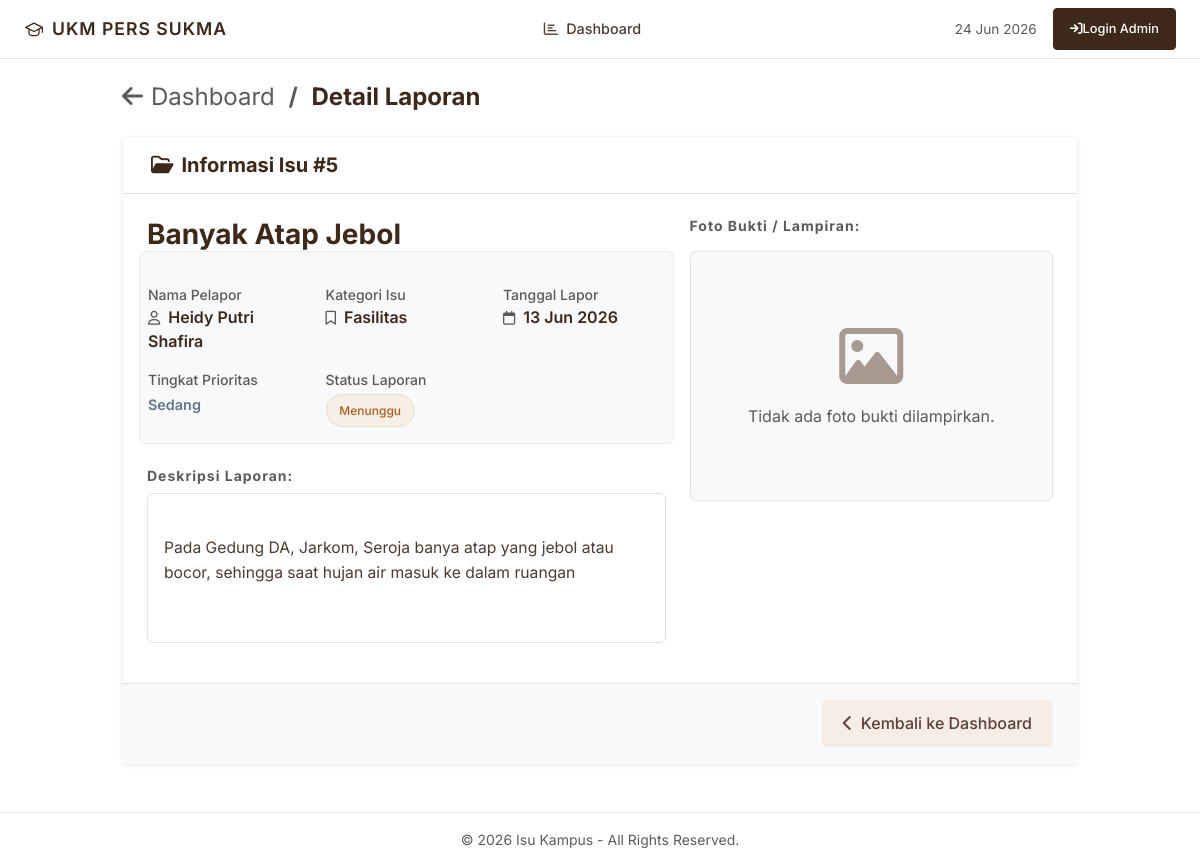
The page /detail.php?id=5 on the database its author committed.
### tables this page shows
CREATE TABLE `isu` (
  `id_isu` int(11) NOT NULL AUTO_INCREMENT,
  `id_mahasiswa` int(11) DEFAULT NULL,
  `id_kategori` int(11) NOT NULL,
  `judul_isu` varchar(200) NOT NULL,
  `deskripsi` text NOT NULL,
  `tanggal_lapor` date NOT NULL,
  `nama_pelapor` varchar(100) DEFAULT NULL,
  `status_isu` varchar(20) DEFAULT NULL,
  `prioritas` varchar(20) DEFAULT NULL,
  `foto` varchar(255) DEFAULT NULL,
  `tanggal` timestamp NOT NULL DEFAULT current_timestamp(),
  PRIMARY KEY (`id_isu`),
  KEY `id_mahasiswa` (`id_mahasiswa`),
  KEY `id_kategori` (`id_kategori`),
  CONSTRAINT `isu_ibfk_1` FOREIGN KEY (`id_mahasiswa`) REFERENCES `mahasiswa` (`id_mahasiswa`),
  CONSTRAINT `isu_ibfk_2` FOREIGN KEY (`id_kategori`) REFERENCES `kategori_isu` (`id_kategori`)
);

CREATE TABLE `kategori_isu` (
  `id_kategori` int(11) NOT NULL AUTO_INCREMENT,
  `nama_kategori` varchar(100) NOT NULL,
  PRIMARY KEY (`id_kategori`)
);

### detail.php (the view, shortened to what this page needs)
<?php
include 'koneksi.php';
$id = mysqli_real_escape_string($koneksi, $_GET['id']);
$query = mysqli_query($koneksi, "
    SELECT isu.*, kategori_isu.nama_kategori
    FROM isu
    JOIN kategori_isu ON isu.id_kategori = kategori_isu.id_kategori
    WHERE isu.id_isu = '$id'
");
$data = mysqli_fetch_assoc($query);
include 'includes/header.php';
include 'includes/sidebar.php';
$statusText = $data['status_isu'] ?? 'Menunggu';
$statusClass = 'badge-status-menunggu';
$priorityText = $data['prioritas'] ?? 'Sedang';
?>
<div class="row justify-content-center">
    <div class="col-12 col-xl-10">
        <div class="d-flex justify-content-between align-items-center mb-4">
            <h4 class="text-navy fw-bold m-0">
                <a href="index.php" class="text-decoration-none text-muted fw-normal"><i class="fa-solid fa-arrow-left me-2"></i>Dashboard</a>
                <span class="text-muted mx-2">/</span> Detail Laporan
            </h4>
        </div>
        <div class="card-custom shadow-sm mb-4">
            <div class="card-header-custom bg-white border-bottom py-3">
                <h5 class="fw-bold m-0"><i class="fa-regular fa-folder-open me-2 text-primary"></i>Informasi Isu #<?= $data['id_isu']; ?></h5>
            </div>
            <div class="card-body-custom p-4">
                <div class="row g-4">
                    <div class="col-12 col-md-7">
                        <h3 class="fw-bold text-navy mb-3"><?= htmlspecialchars($data['judul_isu']); ?></h3>
                        <div class="row g-3 mb-4 py-3 bg-light rounded border border-light-subtle">
                            <div class="col-6 col-sm-4">
                                <span class="d-block text-muted small fw-medium">Nama Pelapor</span>
                                <span class="fw-semibold text-navy"><i class="fa-regular fa-user text-muted me-1 small"></i> <?= htmlspecialchars($data['nama_pelapor'] ?: 'Anonim'); ?></span>
                            </div>
                            <div class="col-6 col-sm-4">
                                <span class="d-block text-muted small fw-medium">Kategori Isu</span>
                                <span class="fw-semibold text-navy"><i class="fa-regular fa-bookmark text-muted me-1 small"></i> <?= htmlspecialchars($data['nama_kategori']); ?></span>
                            </div>
                            <div class="col-6 col-sm-4">
                                <span class="d-block text-muted small fw-medium">Tanggal Lapor</span>
                                <span class="fw-semibold text-navy"><i class="fa-regular fa-calendar text-muted me-1 small"></i> <?= date('d M Y', strtotime($data['tanggal_lapor'])); ?></span>
                            </div>
                            <div class="col-6 col-sm-4 mt-3">
                                <span class="d-block text-muted small fw-medium">Tingkat Prioritas</span>
                                <span class="text-plain-priority-sedang d-inline-block mt-1">
                                    <?= $priorityText; ?>
                                </span>
                            </div>
                            <div class="col-6 col-sm-4 mt-3">
                                <span class="d-block text-muted small fw-medium">Status Laporan</span>
                                <span class="badge-custom <?= $statusClass; ?> extra-small mt-1">
                                    <?= $statusText; ?>
                                </span>
                            </div>
                        </div>
                        <div class="mb-3">
                            <h6 class="fw-bold text-muted uppercase tracking-wide small">Deskripsi Laporan:</h6>
                            <div class="p-3 bg-white border rounded text-slate" style="white-space: pre-line; line-height: 1.6; font-size: 0.98rem; min-height: 150px;">
                                <?= htmlspecialchars($data['deskripsi']); ?>
                            </div>
                        </div>
                    </div>
                    <div class="col-12 col-md-5">
                        <h6 class="fw-bold text-muted uppercase tracking-wide small mb-3">Foto Bukti / Lampiran:</h6>
                        <div class="text-center p-3 border rounded bg-light d-flex align-items-center justify-content-center" style="min-height: 250px;">
                            <?php
                            $photoPath = 'uploads/' . $data['foto'];
                            if (!empty($data['foto']) && file_exists($photoPath)) {
                            ?>
                                <div class="photo-viewer shadow-sm bg-white p-2 rounded">
                                    <img src="<?= $photoPath; ?>" class="img-fluid rounded" style="max-height: 350px; object-fit: contain;" alt="Foto Bukti">
                                    <div class="mt-2 small text-muted text-center">
                                        <a href="<?= $photoPath; ?>" target="_blank" class="text-decoration-none text-primary fw-medium">
                                            <i class="fa-solid fa-up-right-from-square me-1"></i> Lihat Ukuran Penuh
                                        </a>
                                    </div>
                                </div>
                            <?php } else { ?>
                                <div class="text-muted p-4">
                                    <i class="fa-regular fa-image fa-4x mb-3 text-secondary-light d-block"></i>
                                    <span>Tidak ada foto bukti dilampirkan.</span>
                                </div>
                            <?php } ?>
                        </div>
                    </div>
                </div>
            </div>
            <div class="card-footer bg-light border-top py-3 text-end px-4">
                <a href="index.php" class="btn btn-secondary-custom">
                    <i class="fa-solid fa-chevron-left me-2"></i>Kembali ke Dashboard
                </a>
            </div>
        </div>
    </div>
</div>
<?php
include 'includes/footer.php';
?>

### assets/style.css (style rules this page uses)
:root { --primary-navy: #3d281a; --navy-sidebar: #3d281a; --navy-darker: #291a11; --royal-blue: #e6dccf; --royal-blue-hover: #d2c5b4; --ice-blue: #ffffff; --card-border-radius: 4px; --btn-border-radius: 4px; --soft-shadow: none; --card-shadow: none; --status-menunggu-bg: #f5efe6; --status-menunggu-text: #b05c1e; --status-menunggu-border: #e6dccf; --status-proses-bg: #ece7e1; --status-proses-text: #6d4c41; --status-proses-border: #cbd5e1; --status-selesai-bg: #e6f4ea; --status-selesai-text: #2e5a3c; --status-selesai-border: #a7f3d0; }
body { font-family: 'Inter', -apple-system, BlinkMacSystemFont, "Segoe UI", Roboto, sans-serif; background-color: var(--ice-blue); color: #4e3b30; min-height: 100vh; overflow-x: hidden; }
.text-secondary-light { color: #a89a90 !important; }
.card-custom { background-color: #ffffff; border: 1px solid #f1f5f9; border-radius: var(--card-border-radius); box-shadow: var(--soft-shadow); margin-bottom: 2rem; transition: box-shadow 0.2s ease; }
.card-header-custom { background-color: #ffffff; border-bottom: 1px solid #f1f5f9; padding: 1.5rem 1.75rem; border-top-left-radius: var(--card-border-radius) !important; border-top-right-radius: var(--card-border-radius) !important; }
.card-header-custom h5 { color: var(--primary-navy); font-weight: 700; margin: 0; }
.card-body-custom { padding: 1.75rem; }
.btn-secondary-custom { background-color: #f5ede6; border-color: #f5ede6; color: #5d4037; border-radius: var(--btn-border-radius); padding: 0.65rem 1.25rem; font-weight: 500; transition: all 0.2s ease; }
.badge-custom { padding: 0.4rem 0.8rem; font-weight: 500; font-size: 0.8rem; border-radius: 30px; display: inline-flex; align-items: center; justify-content: center; border: 1px solid transparent; }
.badge-status-menunggu { background-color: var(--status-menunggu-bg); color: var(--status-menunggu-text); border-color: var(--status-menunggu-border); }
.extra-small { font-size: 0.75rem; }
.tracking-wide { letter-spacing: 1px; }
.text-navy { color: var(--primary-navy) !important; }
.text-primary { color: #3d281a !important; }
.text-plain-priority-sedang { color: #64748b; font-weight: 600; font-size: 0.9rem; }

### rows shown on the page
isu: id_isu "5", judul_isu "Banyak Atap Jebol", nama_pelapor "Heidy Putri Shafira", id_kategori.nama_kategori "Fasilitas", tanggal_lapor "13 Jun 2026", prioritas "Sedang", status_isu "Menunggu", deskripsi "Pada Gedung DA, Jarkom, Seroja banya atap yang jebol atau bocor, sehingga saat hujan air masuk ke dalam ruangan"
